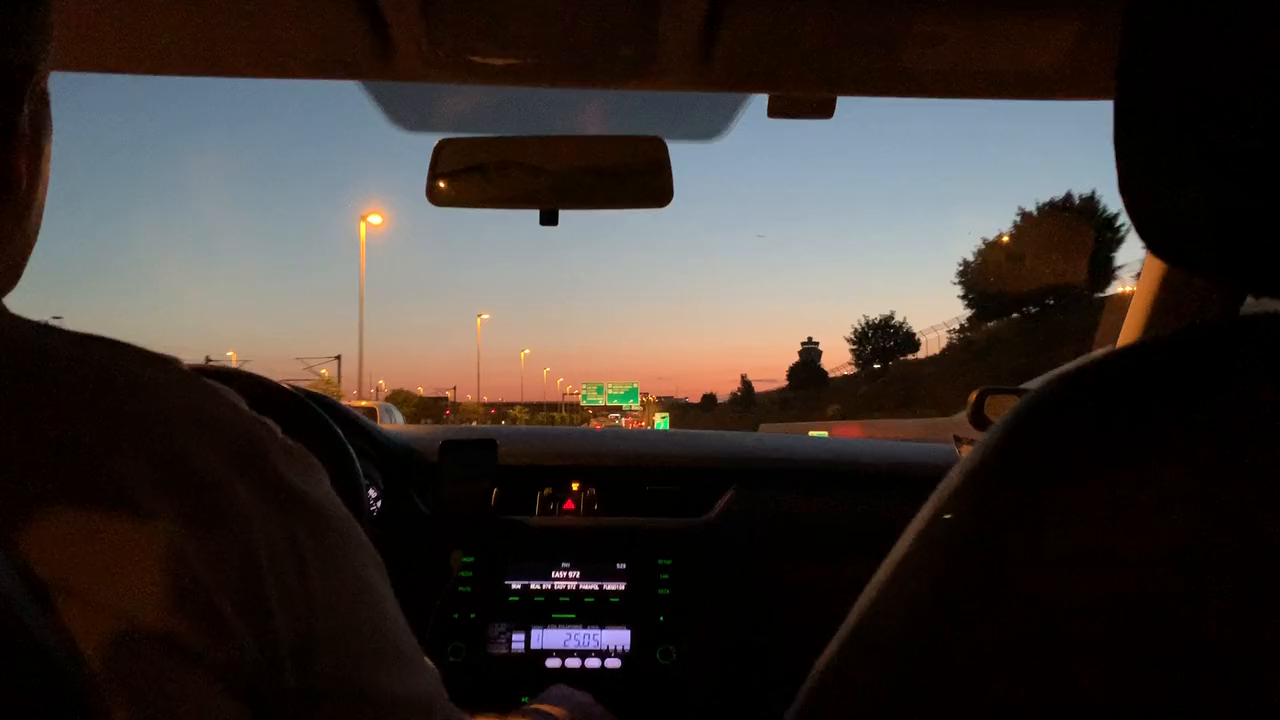
#> input picture frame 0 of tflite/object_detection/raspberry_pi/test_videos/car-driver.mp4, 1280 x 720 px
$ python check_driver_videos.py
#> lines starting #> are read from the running program, lines starting #| are printed output that depends on the picture
#!/usr/bin/env python3
"""
Script để kiểm tra video driver có góc chính diện hay không
"""

import cv2
import os

def check_video_info(video_path):
    """Lấy thông tin và show preview của video"""
#> called with video_path = 'test_videos/car-driver.mp4'
    if not os.path.exists(video_path):
        print(f"❌ Video không tồn tại: {video_path}")
        return

    print(f"\n{'='*70}")
    print(f"📹 Checking: {os.path.basename(video_path)}")
    print(f"{'='*70}")

    cap = cv2.VideoCapture(video_path)
    if not cap.isOpened():
        print(f"❌ Không thể mở video")
        return

    # Get video info
    width = int(cap.get(cv2.CAP_PROP_FRAME_WIDTH))
    height = int(cap.get(cv2.CAP_PROP_FRAME_HEIGHT))
    fps = cap.get(cv2.CAP_PROP_FPS)
    total_frames = int(cap.get(cv2.CAP_PROP_FRAME_COUNT))
    duration = total_frames / fps if fps > 0 else 0

    # Get file size
    file_size = os.path.getsize(video_path) / (1024 * 1024)  # MB

    print(f"📊 Video Info:")
    print(f"   Resolution: {width}x{height}")
    print(f"   FPS: {fps:.1f}")
    print(f"   Frames: {total_frames}")
    print(f"   Duration: {duration:.1f}s")
    print(f"   Size: {file_size:.1f} MB")
    print(f"\n📸 Preview frames:")

    # Show first, middle, and last frame info
    frames_to_check = [0, total_frames // 2, total_frames - 1]

    for frame_idx in frames_to_check:
        cap.set(cv2.CAP_PROP_POS_FRAMES, frame_idx)
        ret, frame = cap.read()

        if ret:
            # Save preview frame
            preview_name = f"preview_{os.path.basename(video_path).replace('.mp4', '')}_frame{frame_idx}.jpg"
            cv2.imwrite(preview_name, frame)
            print(f"   ✅ Frame {frame_idx}: Saved to {preview_name}")
#> this loop made 3 passes
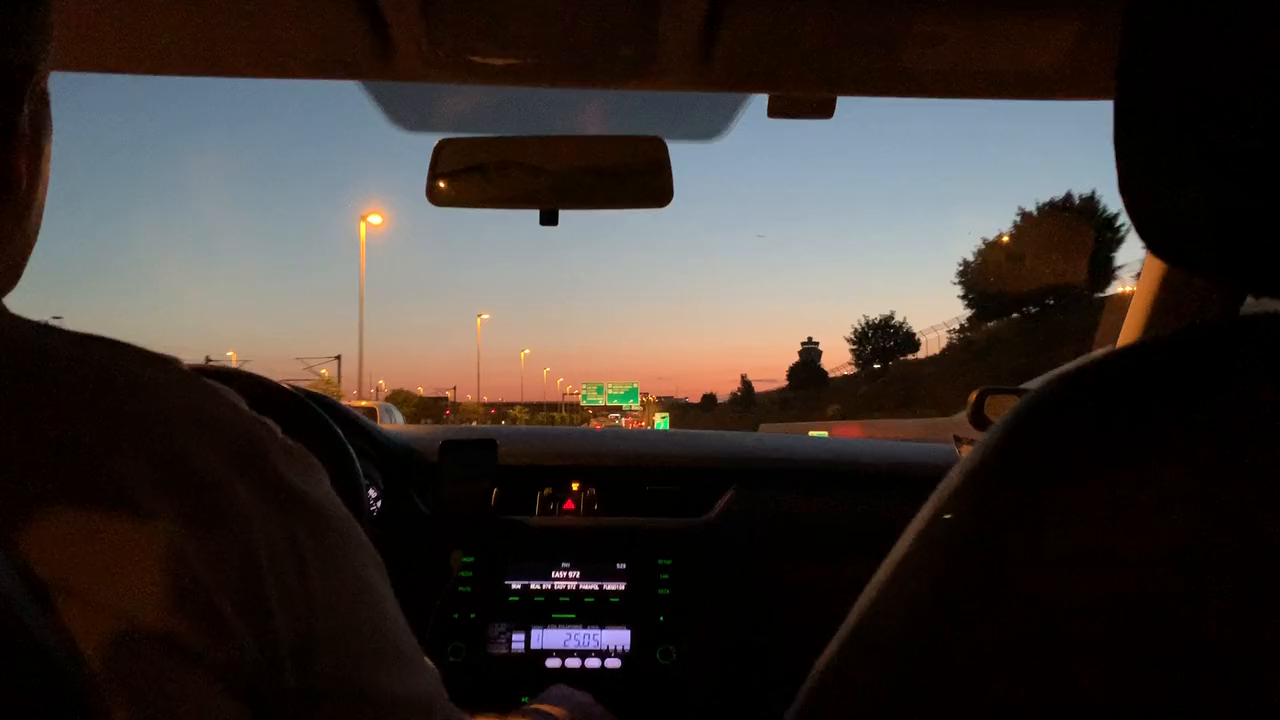
#> input picture frame 0 of tflite/object_detection/raspberry_pi/test_videos/car-driver.mp4, 1280 x 720 px
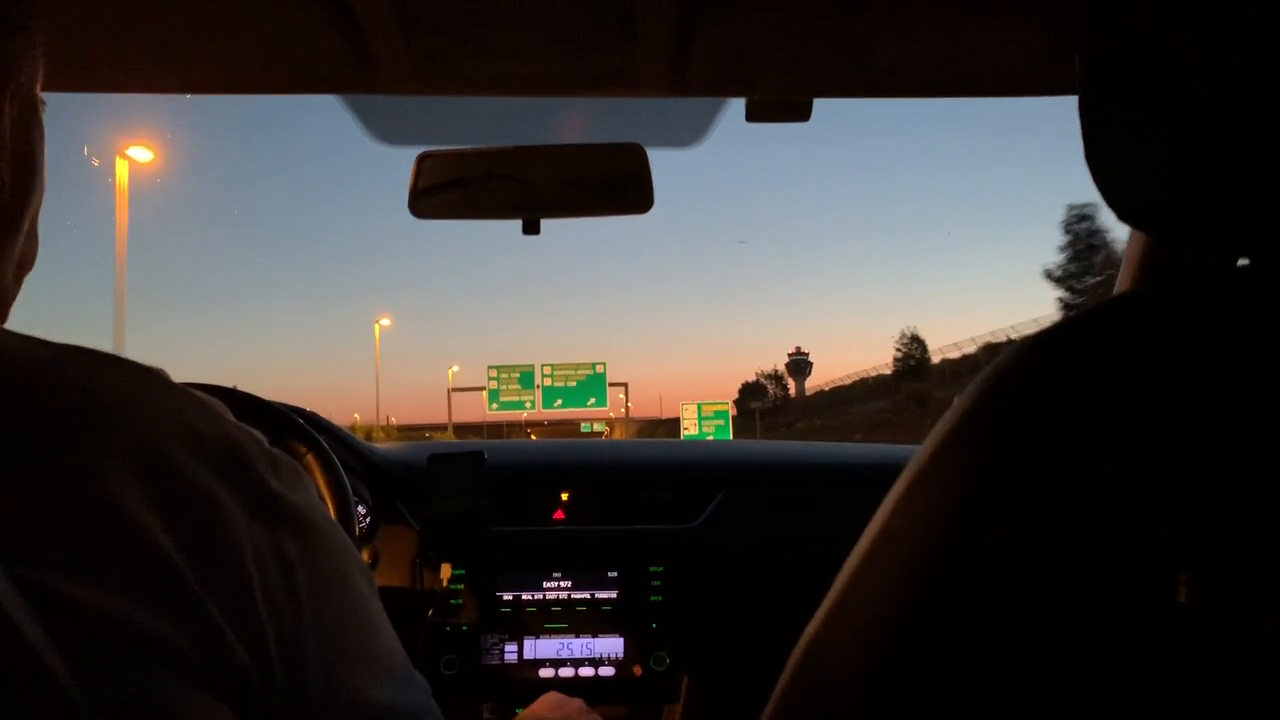
#> input picture frame 154 of tflite/object_detection/raspberry_pi/test_videos/car-driver.mp4, 1280 x 720 px
#> pass 3, in check_video_info, `ret, frame = cap.read()`:
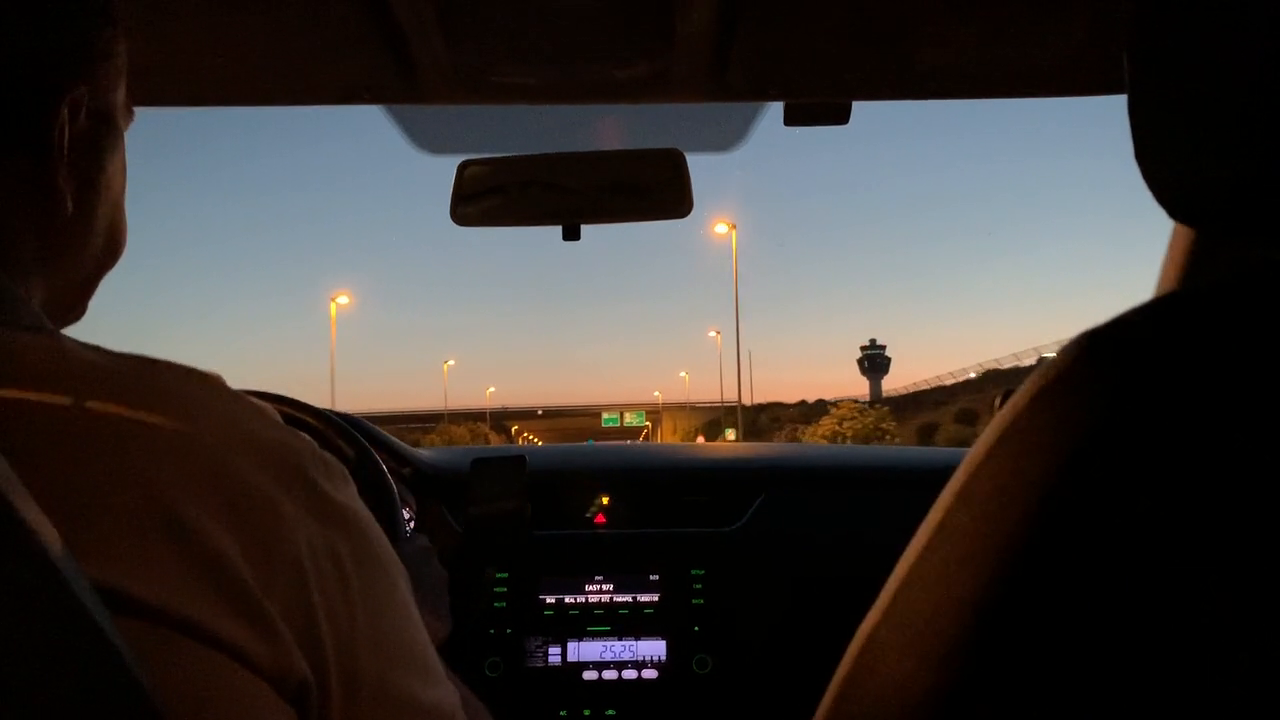
#> frame: shape (720, 1280, 3); mean B, G, R 50.6, 53.2, 58.6

    cap.release()
    print(f"\n💡 Để xem video, chạy:")
    print(f"   open {video_path}")
#|    open test_videos/car-driver.mp4


if __name__ == '__main__':
    # Videos to check
    videos = [
        "test_videos/car-driver.mp4",
        "test_videos/mobycle-driver.mp4",
        "/Users/letranbaosuong/Documents/projects/utils/vietnam-traffic-ai/raspberry-pi-traffic-detection/video/sample.mp4"
    ]

    print("🔍 DRIVER VIDEO CHECKER")
    print("Checking for frontal view driver videos...\n")

    for video in videos:
        check_video_info(video)

    print(f"\n{'='*70}")
    print("✅ Check complete! Review preview images to see video angles.")
    print("='*70}")

$ run again, starting later in the video
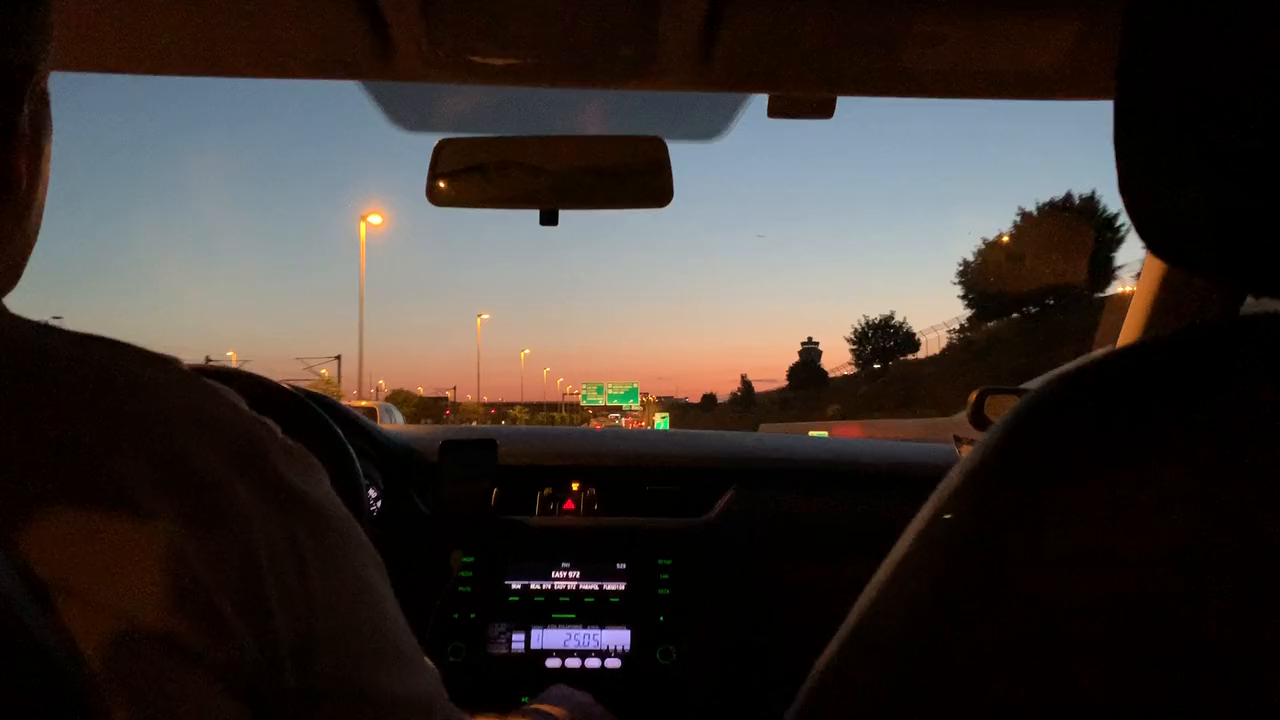
#> input picture frame 0 of tflite/object_detection/raspberry_pi/test_videos/car-driver.mp4, 1280 x 720 px
#> the loop in check_video_info, `for frame_idx in frames_to_check:` made 3 passes
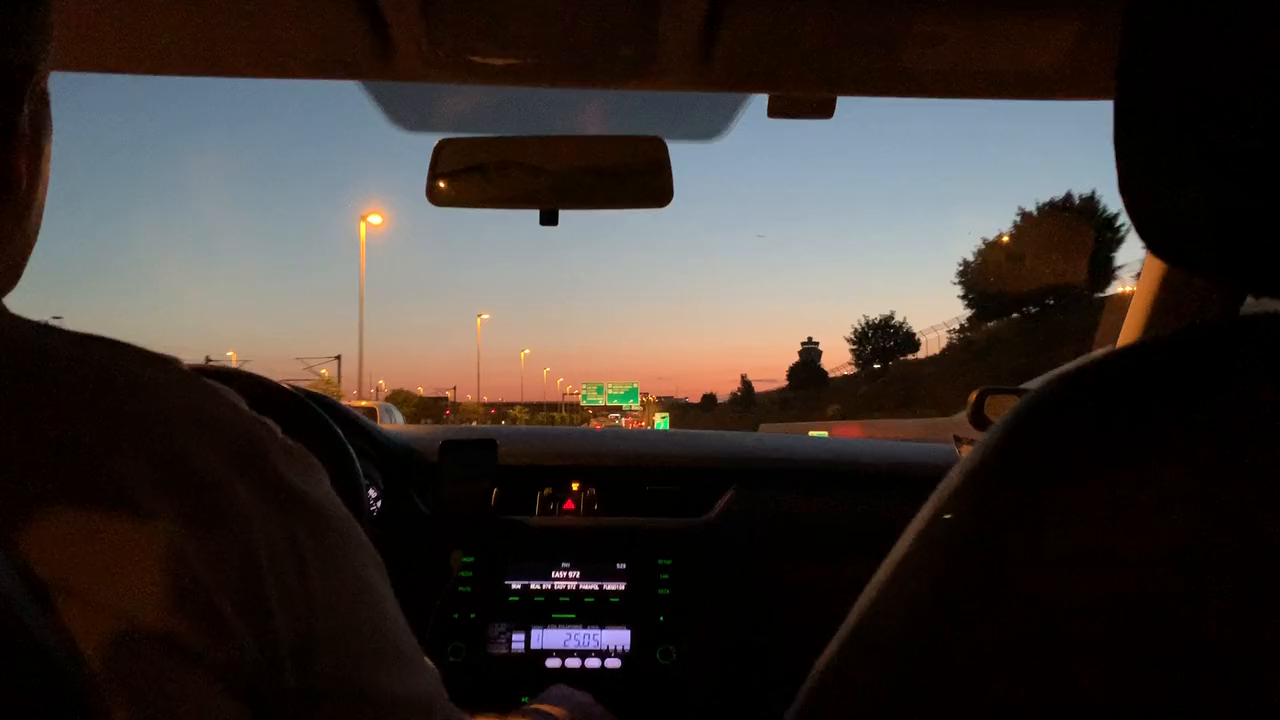
#> input picture frame 0 of tflite/object_detection/raspberry_pi/test_videos/car-driver.mp4, 1280 x 720 px
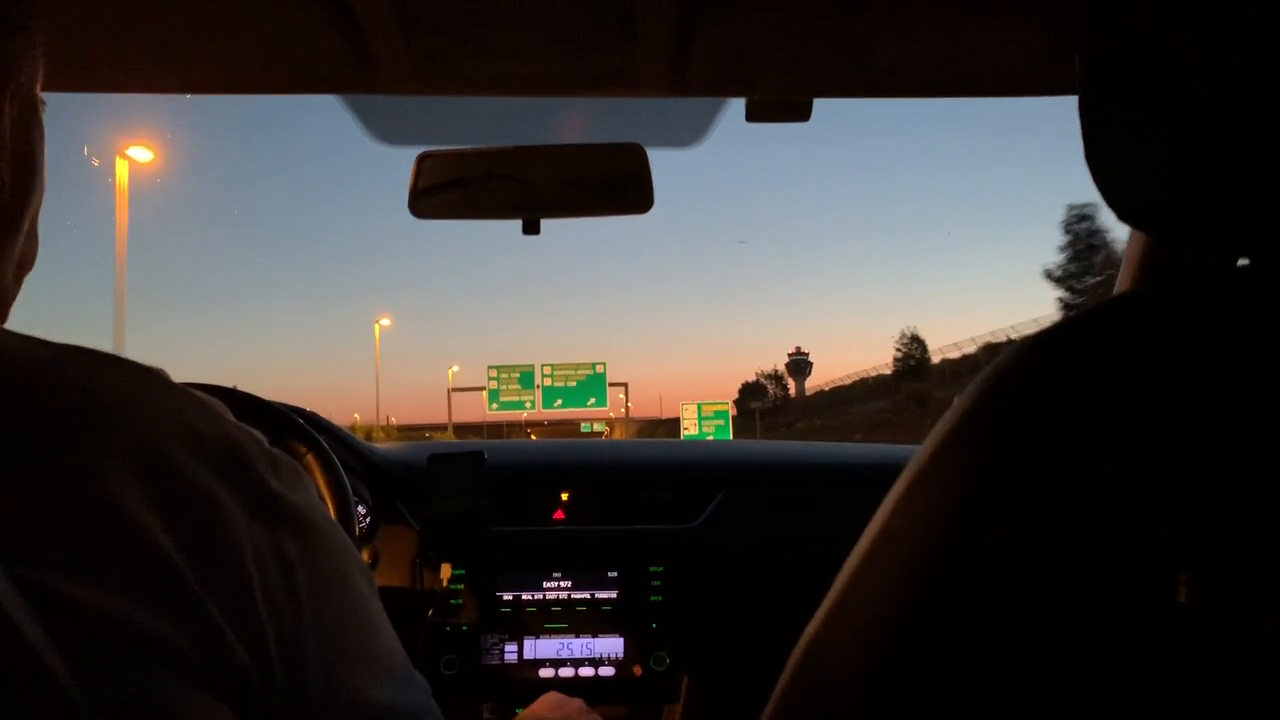
#> input picture frame 154 of tflite/object_detection/raspberry_pi/test_videos/car-driver.mp4, 1280 x 720 px
#|    open test_videos/car-driver.mp4

$ run again, starting later in the video
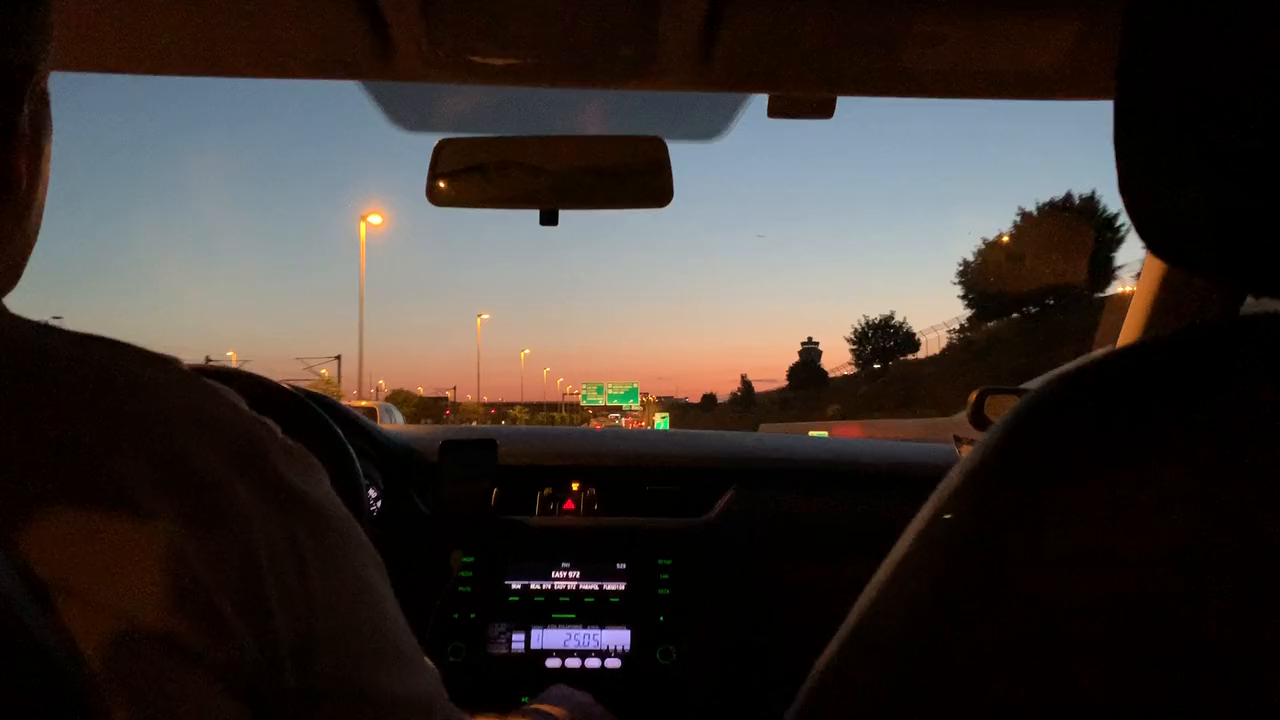
#> input picture frame 0 of tflite/object_detection/raspberry_pi/test_videos/car-driver.mp4, 1280 x 720 px
#> the loop in check_video_info, `for frame_idx in frames_to_check:` made 3 passes
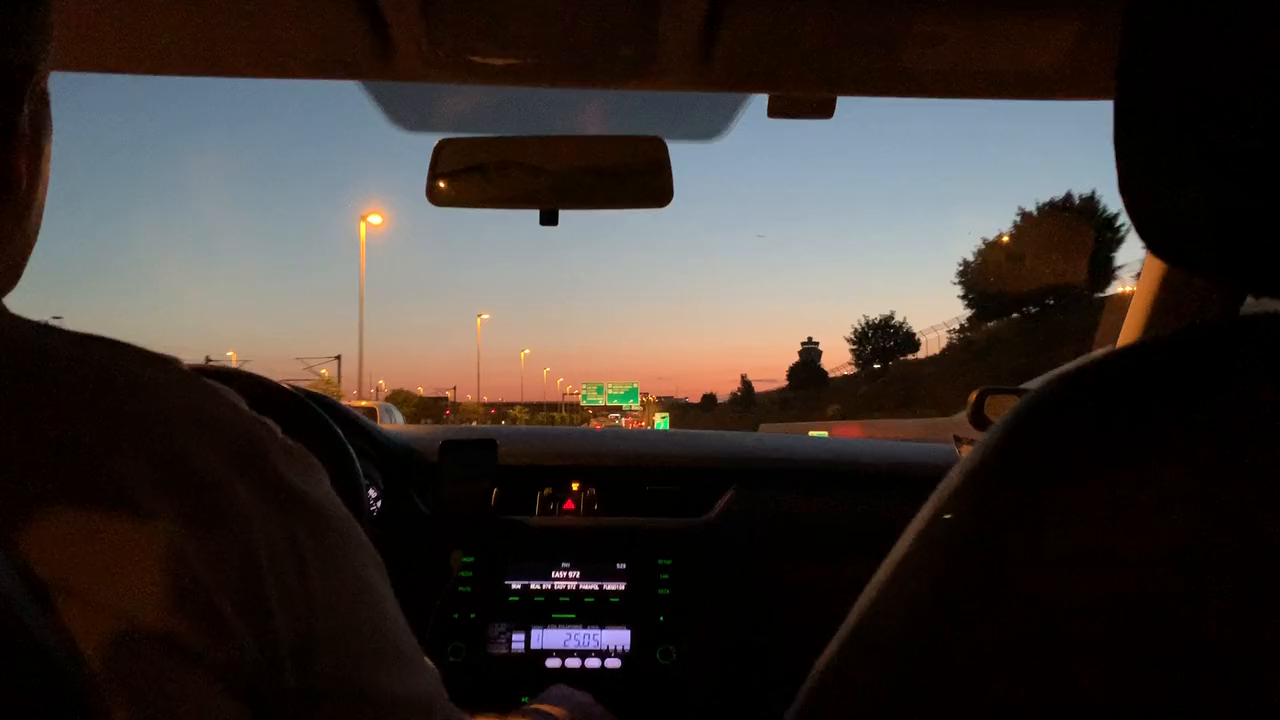
#> input picture frame 0 of tflite/object_detection/raspberry_pi/test_videos/car-driver.mp4, 1280 x 720 px
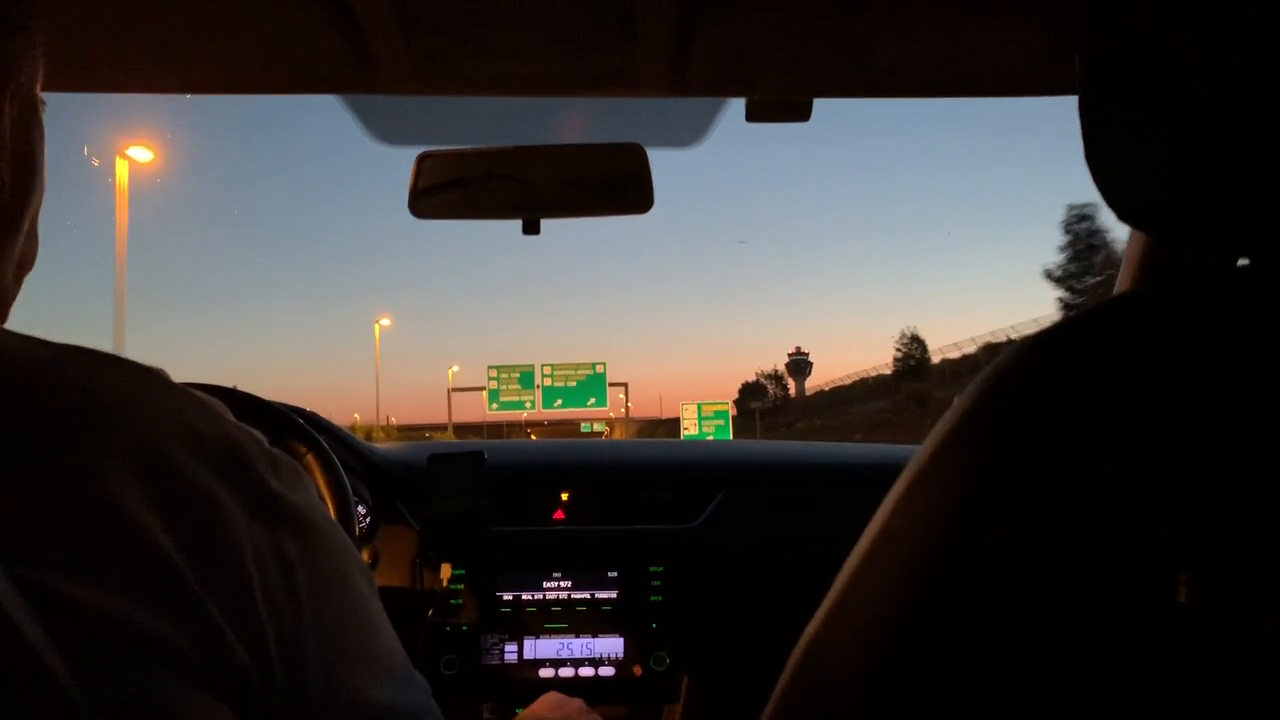
#> input picture frame 154 of tflite/object_detection/raspberry_pi/test_videos/car-driver.mp4, 1280 x 720 px
#|    open test_videos/car-driver.mp4
